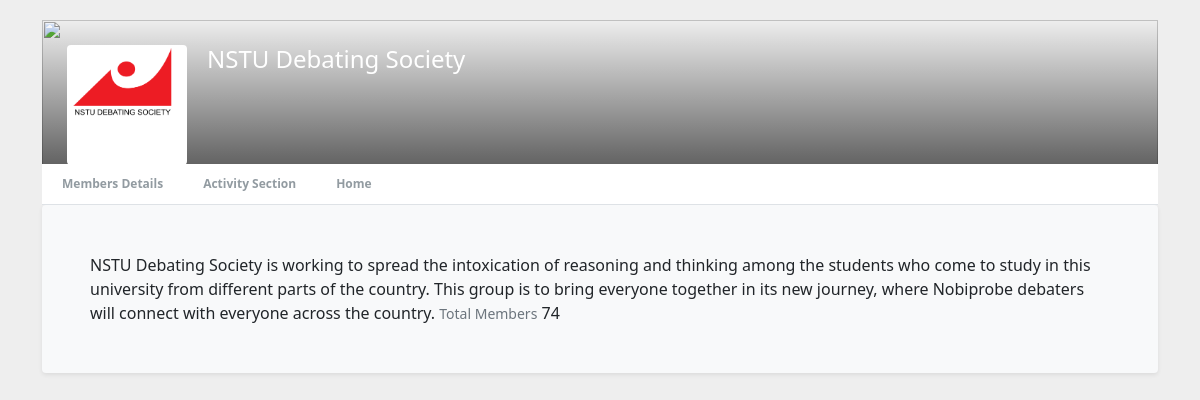
Before: /club/clubactivity.php?club_id=33 with the older database file.
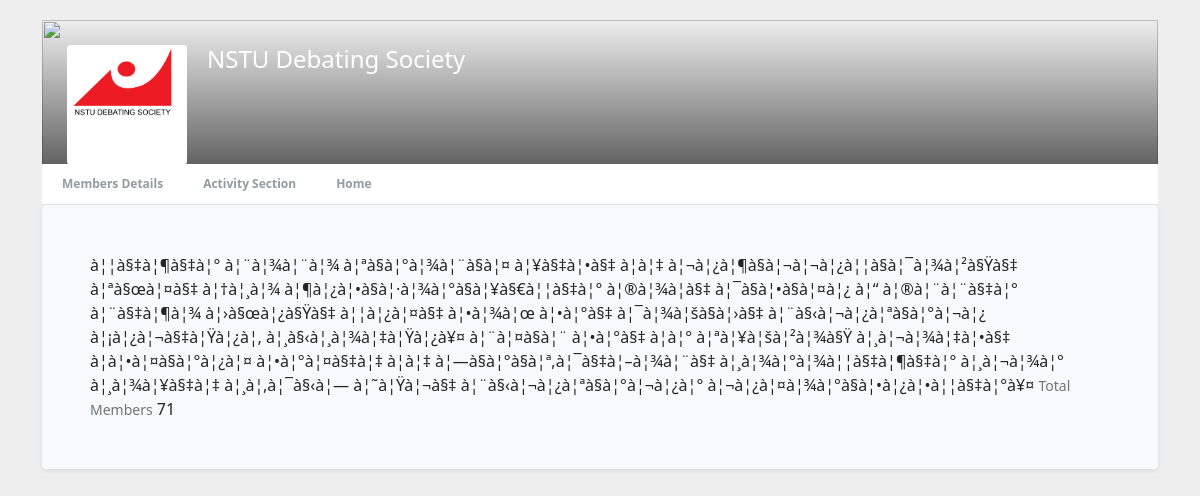
After: the same page with the newer database file.
### tables this page shows
CREATE TABLE `clubs` (
  `club_id` int(100) NOT NULL,
  `club_name` varchar(100) NOT NULL,
  `totall_members` int(100) NOT NULL,
  `club_type` varchar(100) NOT NULL DEFAULT 'cultural',
  `club_description` longtext NOT NULL,
  `club_image` varchar(100) NOT NULL
);

### club/clubdatabase.php (called while the page is built, shortened)
 <?php
include '../assets/config.php';
if(isset(($_GET['club_id']))){
    $club_id=$_GET['club_id'];
 }
$users =mysqli_query($conn, "SELECT * FROM clubs WHERE club_id = '$club_id'");
if(mysqli_num_rows($users) > 0){
$user= mysqli_fetch_assoc($users);
$club_name = $user["club_name"];
$member = $user["totall_members"];
$description = $user["club_description"];
$image = $user["club_image"];
    }
?>

### club/clubactivity.php (the view, shortened to what this page needs)
<?php
include "clubdatabase.php";
if(isset(($_GET['after_login']))){
   session_start();
   if($_SESSION['in_club']==1){
   $member_type=$_SESSION['member_type'];
   }else{
      if(isset(($_GET['member_type']))){
         $member_type=$_GET['member_type'];
     }
   }
   if($_SESSION['is_login']!=1){
     header('location:../assets/login.php');
    }
}else{
   include "clubdatabase.php";
}
?>
<!DOCTYPE html>
<html lang="en">
<head>
    <link href="https://cdn.jsdelivr.net/npm/bootstrap@5.0.2/dist/css/bootstrap.min.css" rel="stylesheet">
    <link rel="stylesheet" href="../css//Css.css">
</head>
<body>
<div class="container">
   <div class="row">
      <div class="col-md-12">
         <div id="content" class="content content-full-width">
            <div class="profile">
               <div class="profile-header">
                  <div class="profile-header-cover"  >
                  <img src="../images//home-bg.jpg" alt="" width="100%" height="100%">
                  </div>
                  <div class="profile-header-content">
                     <div class="profile-header-img ">
                        <img src="../images//<?php echo $image;?>" alt="">
                     </div>
                     <div class="profile-header-info">
                        <h4 class="m-t-10 m-b-5"><?php echo $club_name;?></h4>
                     </div>
                  </div>
                  <ul class="profile-header-tab nav nav-tabs">
                  <?php if(isset(($_GET['after_login']))){ ?>
                        <li class="nav-item"><a href="clubshowmembers.php?club_id=<?php echo  $club_id; ?> && member_type=<?php echo  $member_type; ?> && after_login='1'" target="__blank" class="nav-link_">Members Details</a></li>
                        <li class="nav-item"><a href= "clubactivity.php?club_id=<?php echo  $club_id; ?> && member_type=<?php echo  $member_type; ?> && after_login='1'" target="__blank" class="nav-link_">Activity Section</a></li>
                       <?php
                          if($member_type=="admin" || $member_type=="member"){?>
                             <li class="nav-item"><a href= "../member/membercreatepost.php" target="__blank" class="nav-link_">Home</a></li>
                          <?php }else{?>
                            <li class="nav-item"><a href= "../user/userdiscover.php" target="__blank" class="nav-link_">Home</a></li>
                      <?php }} else{
                          ?>
                       <li class="nav-item"><a href="clubshowmembers.php?club_id=<?php echo  $club_id; ?>" target="__blank" class="nav-link_">Members Details</a></li>
                       <li class="nav-item"><a href= "clubactivity.php?club_id=<?php echo  $club_id; ?> " target="__blank" class="nav-link_">Activity Section</a></li>
                       <li class="nav-item"><a href= "../club/home.php" target="__blank" class="nav-link_">Home</a></li>
                       <?php }?>
                  </ul>
               </div>
            </div>
            <div class="profile-content">
               <div class="tab-content p-0">
                  <div class="tab-pane fade active show" id="profile-post">
                  <?php  include "about.php";?>
                  </div>
               </div>
            </div>
          </div>
      </div>
</body>
</html>

### club/about.php (shortened to what this page needs)
    <div class="row " >
        <div class="col-16 mx-auto" >
                             <div class="p-5 rounded shadow-sm bg-light">
                                <p class="font-italic mb-0">
                                    <?php echo $description?>
                                    <small class="text-muted">
                                Total Members</small>
                                <?php echo $member;?>
                                </p>
                            </div>
                         </div>
                         </div>
 </div>
</div>

Changed rows visible on the page:
changed clubs "NSTU Debating Society": club_description "NSTU Debating Society is working to spread the intoxication of reasoning and thinking among the students who come to study in this university from different parts of the country. This group is to bring everyone together in its new journey, where Nobiprobe debaters will connect with everyone across the country." → "à¦¦à§‡à¦¶à§‡à¦° à¦¨à¦¾à¦¨à¦¾ à¦ªà§à¦°à¦¾à¦¨à§à¦¤ à¦¥à§‡à¦•à§‡ à¦à¦‡ à¦¬à¦¿à¦¶à§à¦¬à¦¬à¦¿à¦¦à§à¦¯à¦¾à¦²à§Ÿà§‡ à¦ªà§œà¦¤à§‡ à¦†à¦¸à¦¾ à¦¶à¦¿à¦•à§à¦·à¦¾à¦°à§à¦¥à§€à¦¦à§‡à¦° à¦®à¦¾à¦à§‡ à¦¯à§à¦•à§à¦¤à¦¿ à¦“ à¦®à¦¨à¦¨à§‡à¦° à¦¨à§‡à¦¶à¦¾ à¦›à§œà¦¿à§Ÿà§‡ à¦¦à¦¿à¦¤à§‡ à¦•à¦¾à¦œ à¦•à¦°à§‡ à¦¯à¦¾à¦šà§à¦›à§‡ à¦¨à§‹à¦¬à¦¿à¦ªà§à¦°à¦¬à¦¿ à¦¡à¦¿à¦¬à§‡à¦Ÿà¦¿à¦‚ à¦¸à§‹à¦¸à¦¾à¦‡à¦Ÿà¦¿à¥¤ à¦¨à¦¤à§à¦¨ à¦•à¦°à§‡ à¦à¦° à¦ªà¦¥à¦šà¦²à¦¾à§Ÿ à¦¸à¦¬à¦¾à¦‡à¦•à§‡ à¦à¦•à¦¤à§à¦°à¦¿à¦¤ à¦•à¦°à¦¤à§‡à¦‡ à¦à¦‡ à¦—à§à¦°à§à¦ª,à¦¯à§‡à¦–à¦¾à¦¨à§‡ à¦¸à¦¾à¦°à¦¾à¦¦à§‡à¦¶à§‡à¦° à¦¸à¦¬à¦¾à¦° à¦¸à¦¾à¦¥à§‡à¦‡ à¦¸à¦‚à¦¯à§‹à¦— à¦˜à¦Ÿà¦¬à§‡ à¦¨à§‹à¦¬à¦¿à¦ªà§à¦°à¦¬à¦¿à¦° à¦¬à¦¿à¦¤à¦¾à¦°à§à¦•à¦¿à¦•à¦¦à§‡à¦°à¥¤"; totall_members "74" → "71"
